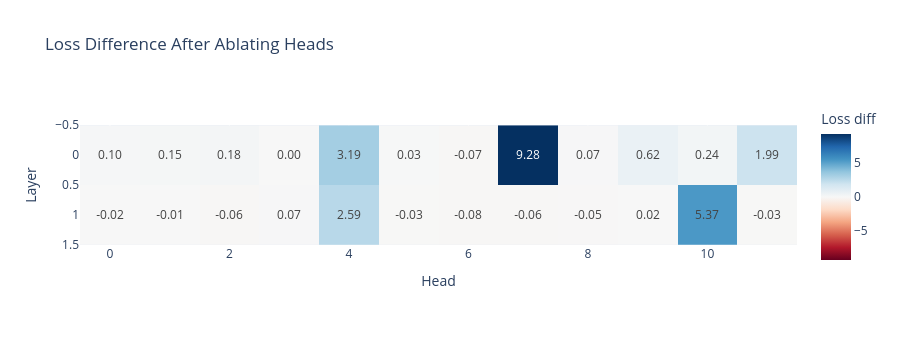

Write notebook code for a chart like this one.
### Markdown cell above
### Exercise - mean ablation

> ```yaml
> Difficulty: 🔴⚪⚪⚪⚪
> Importance: 🔵🔵🔵⚪⚪
> 
> You should aim to spend 5-15 mins on this exercise.
> ```

An alternative to zero-ablation is **mean-ablation**, where rather than setting values to zero, we set them to be their mean across some suitable distribution (commonly we'll use the mean over some batch dimension). This can be more informative, because zero-ablation takes a model out of its normal distribution, and so the results from it aren't necessarily representative of what you'd get if you "switched off" the effect from some particular component. Mean ablation, on the other hand, works slightly better (although it does come with its own set of risks). You can read more [here](https://www.neelnanda.io/mechanistic-interpretability/glossary#:~:text=Ablation%20aka%20Knockout) or [here](https://arxiv.org/html/2404.15255v1).

You should fill in the `head_mean_ablation_hook` function below, and run the code (also make sure in your previous `get_ablation_scores` function that you were actually using the `ablation_function` rather than hardcoding the zero ablation function, otherwise your code won't work here). You should see that the results are slightly cleaner, with the unimportant heads having values much closer to zero relative to the important heads.

### Code cell
def head_mean_ablation_hook(
    z: Float[Tensor, "batch seq n_heads d_head"],
    hook: HookPoint,
    head_index_to_ablate: int,
) -> None:
    z[:,:,head_index_to_ablate, :] = z[:,:,head_index_to_ablate, :].mean(0)


tests.test_head_mean_ablation_hook(head_mean_ablation_hook)

rep_tokens_batch = run_and_cache_model_repeated_tokens(model, seq_len=50, batch_size=10)[0]
mean_ablation_scores = get_ablation_scores(model, rep_tokens_batch, ablation_function=head_mean_ablation_hook)

imshow(
    mean_ablation_scores,
    labels={"x": "Head", "y": "Layer", "color": "Loss diff"},
    title="Loss Difference After Ablating Heads",
    text_auto=".2f",
    width=900,
    height=350,
)

### Figure 1 — Plotly figure (JSON) as saved in the notebook; plotly's stock layout.template omitted (floating-point values rounded to 4 significant figures)
{"data": [{"coloraxis": "coloraxis", "hovertemplate": "Head: %{x}<br>Layer: %{y}<br>Loss diff: %{z}<extra></extra>", "name": "0", "texttemplate": "%{z:.2f}", "type": "heatmap", "xaxis": "x", "yaxis": "y", "z": [[0.1039, 0.1531, 0.1799, 0.001248, 3.192, 0.03306, -0.07276, 9.283, 0.06974, 0.6174, 0.2412, 1.989], [-0.01771, -0.006416, -0.05819, 0.06723, 2.587, -0.02628, -0.07591, -0.06119, -0.04628, 0.02085, 5.371, -0.03021]]}], "layout": {"coloraxis": {"autocolorscale": false, "cmid": 0, "colorbar": {"title": {"text": "Loss diff"}}, "colorscale": [[0, "rgb(103,0,31)"], [0.1, "rgb(178,24,43)"], [0.2, "rgb(214,96,77)"], [0.3, "rgb(244,165,130)"], [0.4, "rgb(253,219,199)"], [0.5, "rgb(247,247,247)"], [0.6, "rgb(209,229,240)"], [0.7, "rgb(146,197,222)"], [0.8, "rgb(67,147,195)"], [0.9, "rgb(33,102,172)"], [1, "rgb(5,48,97)"]]}, "height": 350, "title": {"text": "Loss Difference After Ablating Heads"}, "width": 900, "xaxis": {"anchor": "y", "constrain": "domain", "domain": [0, 1], "scaleanchor": "y", "title": {"text": "Head"}}, "yaxis": {"anchor": "x", "autorange": "reversed", "constrain": "domain", "domain": [0, 1], "title": {"text": "Layer"}}}}
